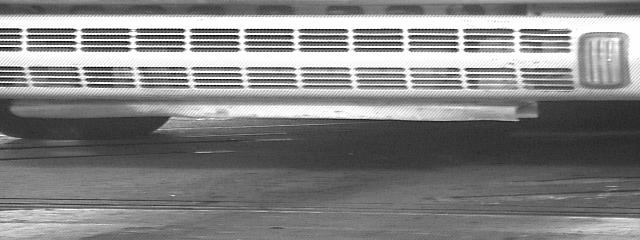
#> input picture average_speed_radar/plate_detection/sample_images/negative/26112002070913.jpg, 640 x 240 px
$ python -i ImageProcessor.py   (imports and definitions only)
#> lines starting #> are read from the running program, lines starting #| are printed output that depends on the picture; after the words box and inside, x2 and y2 are one past the last pixel; in counts of white or black regions, pixels touching at a corner belong together
#> further down, picture is the input picture: shape (240, 640, 3); min 0, max 255, mean 131.3
import cv2
import numpy as np

from copy import copy


def __to_gray_scale_image(img_in):
    img_out = cv2.cvtColor(copy(img_in), cv2.COLOR_BGR2GRAY)
    return img_out


def __remove_noise_on_image(img_in):
    img_out = cv2.bilateralFilter(img_in, 9, 75, 75)
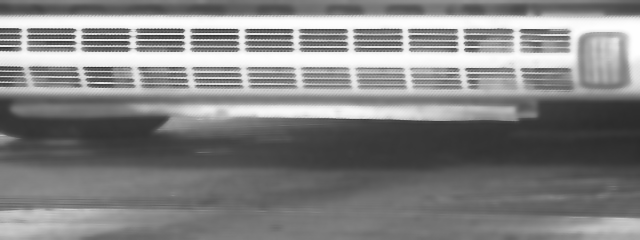
#> img_out: shape (240, 640); min 43, max 254, mean 131.2
    return img_out


def __histogram_equalisation_on_image(img_in):
    img_out = cv2.equalizeHist(img_in)
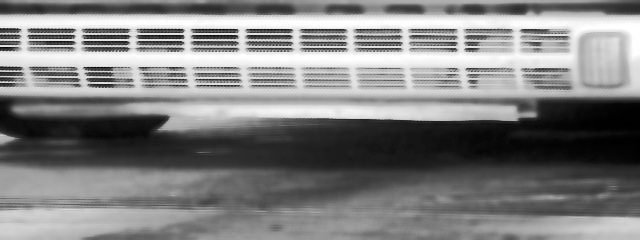
#> img_out: shape (240, 640); min 0, max 255, mean 128.3
    return img_out


def __to_threshold_image(img_in):
    ret, img_out = cv2.threshold(copy(img_in), 90, 255, cv2.THRESH_BINARY)
    return img_out


def __morphological_opening_image(histogram_equalized):
    kernel = cv2.getStructuringElement(cv2.MORPH_RECT, (5, 5))
    morph_image = cv2.morphologyEx(histogram_equalized, cv2.MORPH_OPEN, kernel, iterations=15)
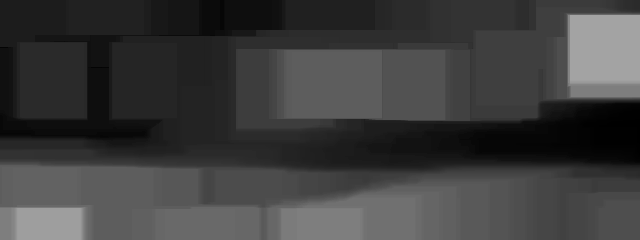
#> morph_image: shape (240, 640); min 0, max 163, mean 61.8
    return morph_image


def __subtract_image(equal_histogram, morph_image):
    img_out = cv2.subtract(equal_histogram, morph_image)
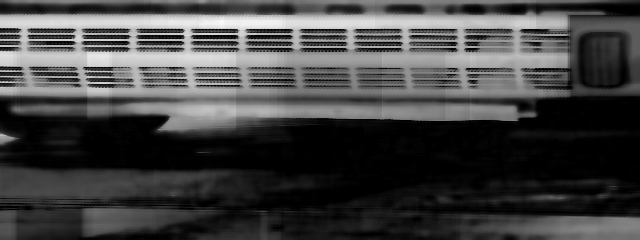
#> img_out: shape (240, 640); min 0, max 248, mean 66.6
#> in __to_threshold_image, `ret, img_out = cv2.threshold(copy(img_in), 90, 255, cv2.THRESH_BINARY)`:
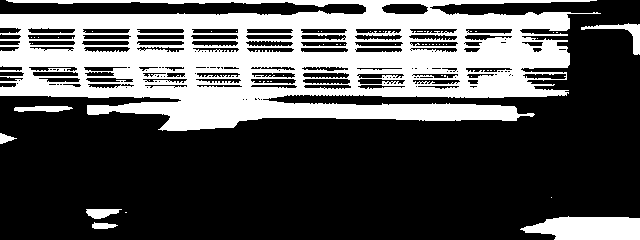
#> img_out: shape (240, 640); 32.2% white; 53 white regions (46 under 20 px), largest, box (x1, y1, x2, y2) and area: (0, 0, 601, 131) 45867, (520, 216, 640, 240) 2277, (581, 23, 640, 55) 438
    return img_out


def __blur_image(img_in):
    img_out = cv2.GaussianBlur(copy(img_in), (25, 25), 0)
    return img_out


def __canny_image(img_in):
    img_out = cv2.Canny(img_in, 250, 255)
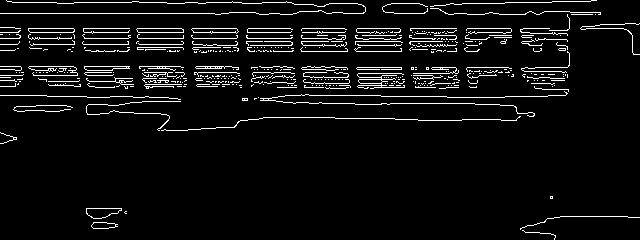
#> img_out: shape (240, 640); 6% white in thin lines or dots
    return img_out


def __dilate_shapes_on_image(img_in):
    kernel = np.ones((3, 3), np.uint8)
    img_out = cv2.dilate(img_in, kernel, iterations=1)
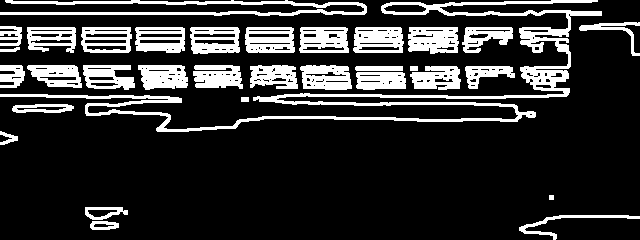
#> img_out: shape (240, 640); 18.9% white; 33 white regions, largest, box (x1, y1, x2, y2) and area: (0, 0, 602, 132) 7448, (0, 0, 367, 16) 2279, (408, 27, 459, 54) 1115
    return img_out


def process_image(img_in):
    # cv2.imshow('img_in', img_in)

    gray_scale_out_image = __to_gray_scale_image(img_in)
    # cv2.imshow('gray_scale_out_image', gray_scale_out_image)

    remove_noise = __remove_noise_on_image(gray_scale_out_image)
    # cv2.imshow('remove_noise', remove_noise)

    equal_histogram = __histogram_equalisation_on_image(remove_noise)
    # cv2.imshow('equal_histogram', equal_histogram)

    morph_image = __morphological_opening_image(equal_histogram)
    # cv2.imshow('morph_image', morph_image)

    subtracted_image = __subtract_image(equal_histogram, morph_image)
    # cv2.imshow('subtracted_image', subtracted_image)

    threshold_out_image = __to_threshold_image(subtracted_image)
    # cv2.imshow('threshold_out_image', threshold_out_image)

    # blur_out_image = __blur_image(threshold_out_image)

    canny_image = __canny_image(threshold_out_image)
    # cv2.imshow('canny_image', canny_image)

    dilated_image = __dilate_shapes_on_image(canny_image)
    # cv2.imshow('dilated', dilated_image)

    return dilated_image

>>> import cv2
>>> picture = cv2.imread('sample_images/negative/26112002070913.jpg')
>>> result = process_image(picture)

$ run again, on average_speed_radar/plate_detection/sample_images/negative/26112002070935.jpg
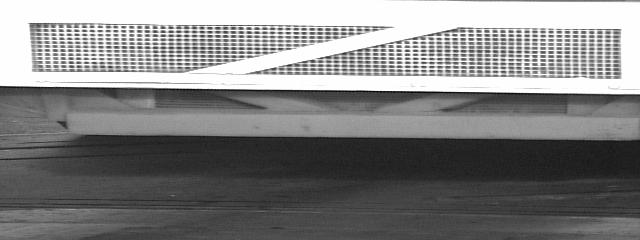
#> input picture average_speed_radar/plate_detection/sample_images/negative/26112002070935.jpg, 640 x 240 px
#> picture is the input picture: shape (240, 640, 3); min 0, max 255, mean 130.5
#> in __to_threshold_image, `ret, img_out = cv2.threshold(copy(img_in), 90, 255, cv2.THRESH_BINARY)`:
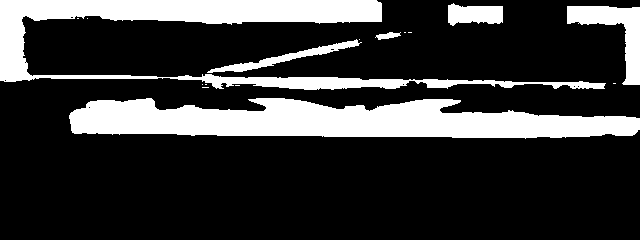
#> img_out: shape (240, 640); 21.9% white; 16 white regions (10 under 20 px), largest, box (x1, y1, x2, y2) and area: (69, 98, 640, 139) 16223, (0, 0, 606, 90) 13085, (567, 6, 640, 85) 2166, (207, 39, 362, 73) 997, (448, 3, 503, 26) 954, (375, 32, 401, 40) 118
#> in __dilate_shapes_on_image, `img_out = cv2.dilate(img_in, kernel, iterations=1)`:
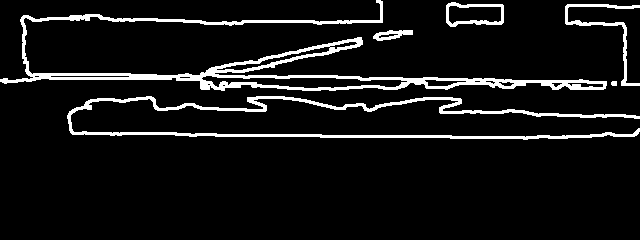
#> img_out: shape (240, 640); 7.9% white; 6 white regions, box (x1, y1, x2, y2) and area: (0, 0, 607, 91) 6522, (67, 96, 640, 140) 4067, (565, 4, 640, 86) 732, (446, 2, 504, 27) 480, (373, 30, 413, 41) 243, (611, 81, 617, 86) 28

$ run again, on average_speed_radar/plate_detection/sample_images/negative/26112002071026.jpg
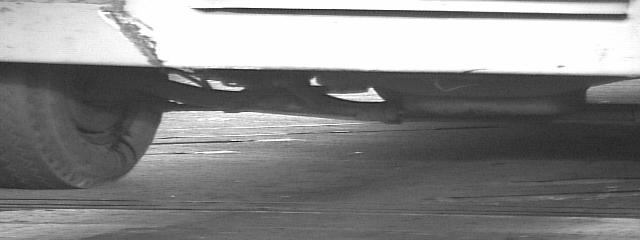
#> input picture average_speed_radar/plate_detection/sample_images/negative/26112002071026.jpg, 640 x 240 px
#> picture is the input picture: shape (240, 640, 3); min 0, max 255, mean 134.5
#> in __to_threshold_image, `ret, img_out = cv2.threshold(copy(img_in), 90, 255, cv2.THRESH_BINARY)`:
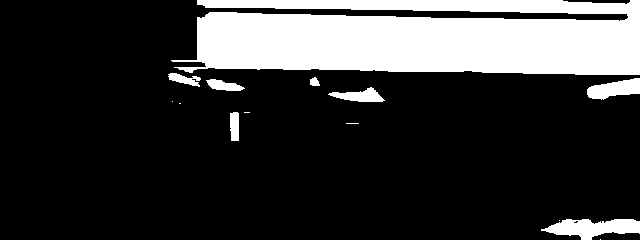
#> img_out: shape (240, 640); 21.2% white; 14 white regions (6 under 20 px), largest, box (x1, y1, x2, y2) and area: (171, 0, 640, 75) 29120, (541, 219, 640, 240) 1308, (587, 78, 640, 100) 745
#> in __dilate_shapes_on_image, `img_out = cv2.dilate(img_in, kernel, iterations=1)`:
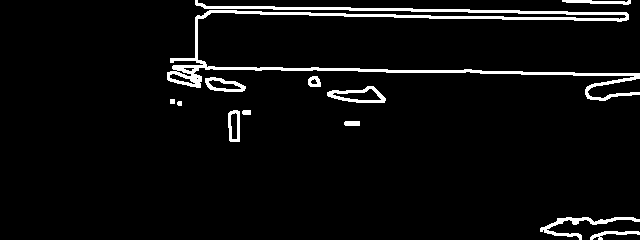
#> img_out: shape (240, 640); 4.7% white; 12 white regions, largest, box (x1, y1, x2, y2) and area: (167, 0, 640, 101) 5129, (540, 217, 640, 240) 538, (327, 86, 386, 103) 401

$ run again, on average_speed_radar/plate_detection/sample_images/negative/26112002071029.jpg
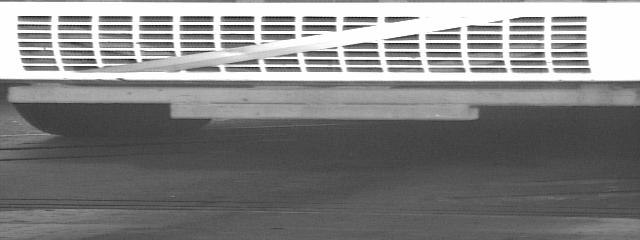
#> input picture average_speed_radar/plate_detection/sample_images/negative/26112002071029.jpg, 640 x 240 px
#> picture is the input picture: shape (240, 640, 3); min 8, max 255, mean 130.7
#> in __dilate_shapes_on_image, `img_out = cv2.dilate(img_in, kernel, iterations=1)`:
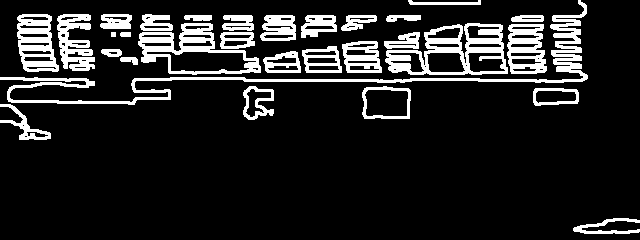
#> img_out: shape (240, 640); 13.7% white; 30 white regions, largest, box (x1, y1, x2, y2) and area: (0, 0, 588, 105) 3988, (385, 23, 508, 75) 2596, (138, 23, 261, 75) 2093
